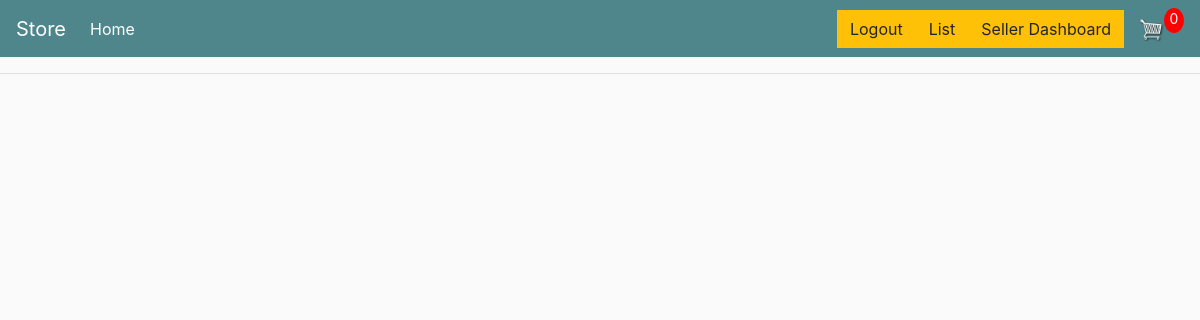
Page /sellerdashboard/ (signed in) on the earlier database version.
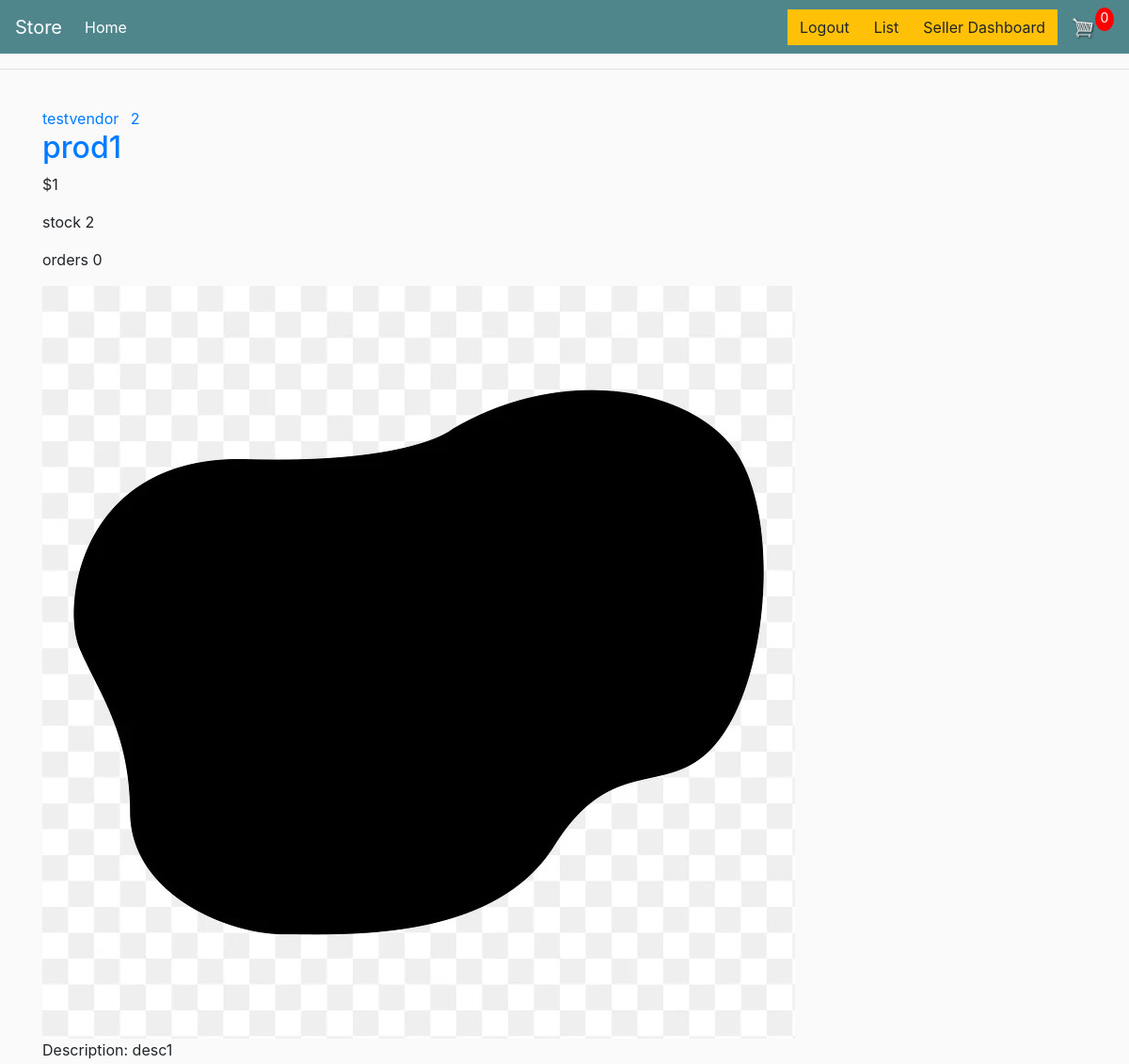
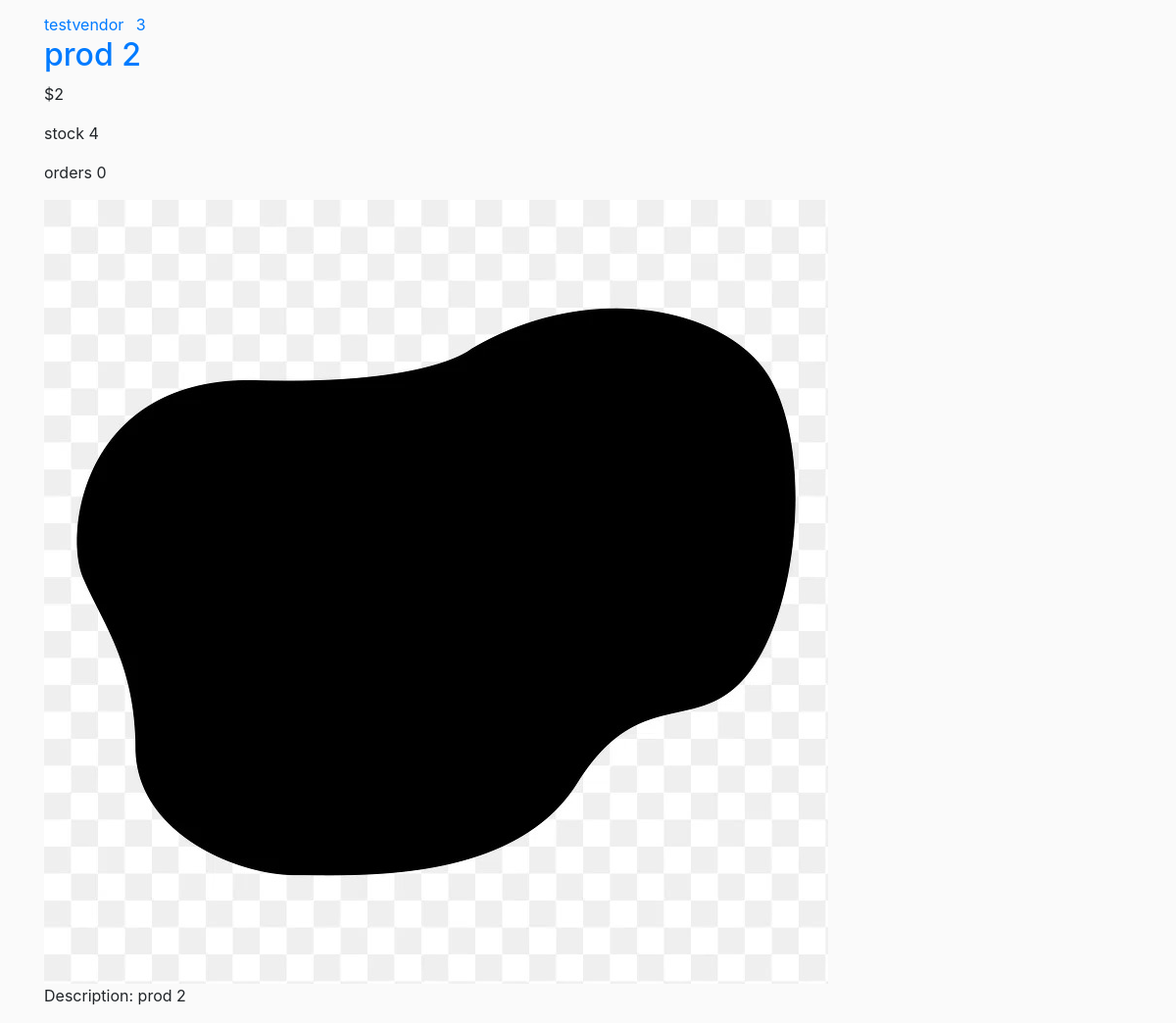
Same page on the later database version (2 pictures, top to bottom).
### store/models.py (models this page shows, shortened)
class Product(models.Model):
    title = models.CharField(max_length=100, null=True)
    image = models.ImageField(upload_to='prod_pics')
    description = models.TextField(max_length=400, default="")
    price = models.IntegerField()
    seller = models.ForeignKey(CustomUser, on_delete=models.CASCADE, blank=True, null=True)
    quantity = models.IntegerField(default=0)
    orders = models.IntegerField(default=0)

### users/models.py (models this page shows, shortened)
class CustomUser(AbstractBaseUser, PermissionsMixin):
    username = models.CharField(max_length=150, unique=True)
    email = models.EmailField(max_length=150, unique=True)
    is_staff = models.BooleanField(default=False)
    is_active = models.BooleanField(default=True)
    is_superuser = models.BooleanField(default=False)
    is_vendor = models.BooleanField(default=False)
    objects = CustomUserManager()
    USERNAME_FIELD = 'username'
    EMAIL_FIELD = 'email'
    REQUIRED_FIELDS = ['email']
    class Meta:
        verbose_name = 'CustomUser'
        verbose_name_plural = 'CustomUsers'
    def __str__(self):
        return self.username
    """
    @property
    def is_vendor(self):
        return self.is_vendor
    """

### store/views.py (the view)
# urls.py: path('sellerdashboard/', views.sellerdashboard, name='seller_dashboard'),
@login_required
def sellerdashboard(request):
    products= Product.objects.filter(seller=request.user)
    return render(request, 'store/sellerdashboard.html', {'products': products})

### store/templates/store/sellerdashboard.html
{% extends "store/main.html" %}
{% block content %}
    {% for product in products %}
        <article class="media content-section">
          <div class="media-body">
            <div class="article-metadata">
              <a class="mr-2" href="#">{{ product.seller }}</a>
              <a class="mr-2" href="#">{{ product.id }}</a>
            </div>
            <h2><a class="article-title" href="{% url 'product_detail' product.id %}">{{ product.title }}</a></h2>
            <p class="article-content">${{ product.price }}</p>
            <p class="article-content">stock {{ product.quantity }}</p>
            <p class="article-content">orders {{ product.orders }}</p>
            <img class="article-img" src="{{ product.image.url }}" alt="{{ product.title }}">
            <p class="article-content">Description:
               {{ product.description }}</p>
          </div>
        </article>
    {% endfor %}
{% endblock content %}

### store/templates/store/main.html (shortened to what this page needs)
<!DOCTYPE html>
{% load static %}
<html>
    <head>
        <link rel="stylesheet" href="https://stackpath.bootstrapcdn.com/bootstrap/4.4.1/css/bootstrap.min.css">
        <link rel="stylesheet" type="text/css" href="{% static 'css/main.css' %}">
     </head>
     <body>
        <nav class="navbar navbar-expand-lg navbar-dark bg-dark">
            <a class="navbar-brand" href="{% url "store" %}">Store</a>
            <div class="collapse navbar-collapse" id="navbarSupportedContent">
              <ul class="navbar-nav mr-auto">
                <li class="nav-item active">
                  <a class="nav-link" href="#">Home <span class="sr-only">(current)</span></a>
                </li>
              </ul>
              <div class="form-inline my-2 my-lg-0">
                      {% if user.is_authenticated %}
                       <a href="{% url "logout" %}"class="btn btn-warning">Logout</a>
                      {% if user.is_vendor %}
                        <a href="{% url "product_create" %}"class="btn btn-warning">List</a>
                        <a href="{% url "seller_dashboard" %}"class="btn btn-warning">Seller Dashboard</a>
                      {% endif %}
                      {% else %}
                      <a href="{% url "login" %}"class="btn btn-warning">Login</a>
                      {% endif %}
                       <a href="{% url 'cart' %}">
                         <img  id="cart-icon" src="{% static 'images/cart.png' %}">
                       </a>
                      <p id="cart-total">0</p>
                   </div>
            </div>
          </nav>
        <hr>
         <div class="container">
                <br>
                {% block content %}
                 {% endblock content %}
         </div>
    </body>
</html>

### static/css/main.css (style rules this page uses)
body { background-color: hsl(0, 0%, 98%); }
h1,h2,h3,h4,h5,h6 { color:hsl(0, 0%, 30%); }
.bg-dark { background-color: #4f868c!important; }
#cart-icon { width:25px; display: inline-block; margin-left: 15px; }
#cart-total { display: block; text-align: center; color:#fff; background-color: red; width: 20px; height: 25px; border-radius: 50%; font-size: 14px; }
.btn { border-radius: 0; }

Differences in the rows shown:
added Product: seller "testvendor", id "2", title "prod1", price "1", quantity "2", orders "0", image (picture), description "desc1"
added Product: seller "testvendor", id "3", title "prod 2", price "2", quantity "4", orders "0", image (picture), description "prod 2"
